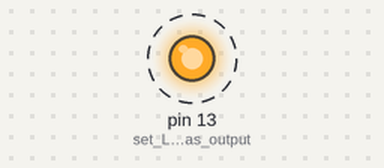
The sketch below on a simulated Arduino Uno, built with avr-gcc and run on an emulated ATmega328P. On the bench: output pins drawn as LEDs (lit = HIGH). Dashed ring = blinking. What the sketch prints to the serial monitor is not drawn.

Above: at 0.2 s.
Timing chart, 0 to 3.0 s (numbered marks = the images above):
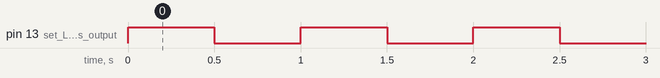

The sketch:

serial_spammer.ino.ino
```cpp
#define TESTER // defines if an arduino is going to be
               // a sender or a receiver

int counter = 15;
int RELAY_PIN = 11;

void setup() {
  Serial.begin(9600);
  pinMode(13, OUTPUT);      // set LED pin as output
  digitalWrite(13, LOW);    // switch off LED pin
  pinMode(RELAY_PIN, INPUT);
}

#ifdef TESTER
void loop() {
  if (counter > 0) {
    Serial.write(counter * (counter * counter + counter));
    digitalWrite(13, HIGH);
    delay(500);
    digitalWrite(13, LOW);
    delay(500);
    counter--;
  }
  else {
    Serial.write('\0');
  }
}
#endif

#ifdef WRITER
void loop() {
  if (counter > 0) {
    Serial.write(counter);
    digitalWrite(13, HIGH);
    delay(500);
    digitalWrite(13, LOW);
    delay(500);
    counter--;
}
#endif

#ifdef READER
void loop() {
  if (digitalRead(RELAY_PIN) == LOW) {
    Serial.write(0b1);
  } else {
    Serial.write(0b0);
  }
}
#endif
```

Measured:
- by itself, pin 13 (set_LED_pin_as_output): alternates HIGH for 0.50 s and LOW for 0.50 s, 30 changes in all, then stays LOW
